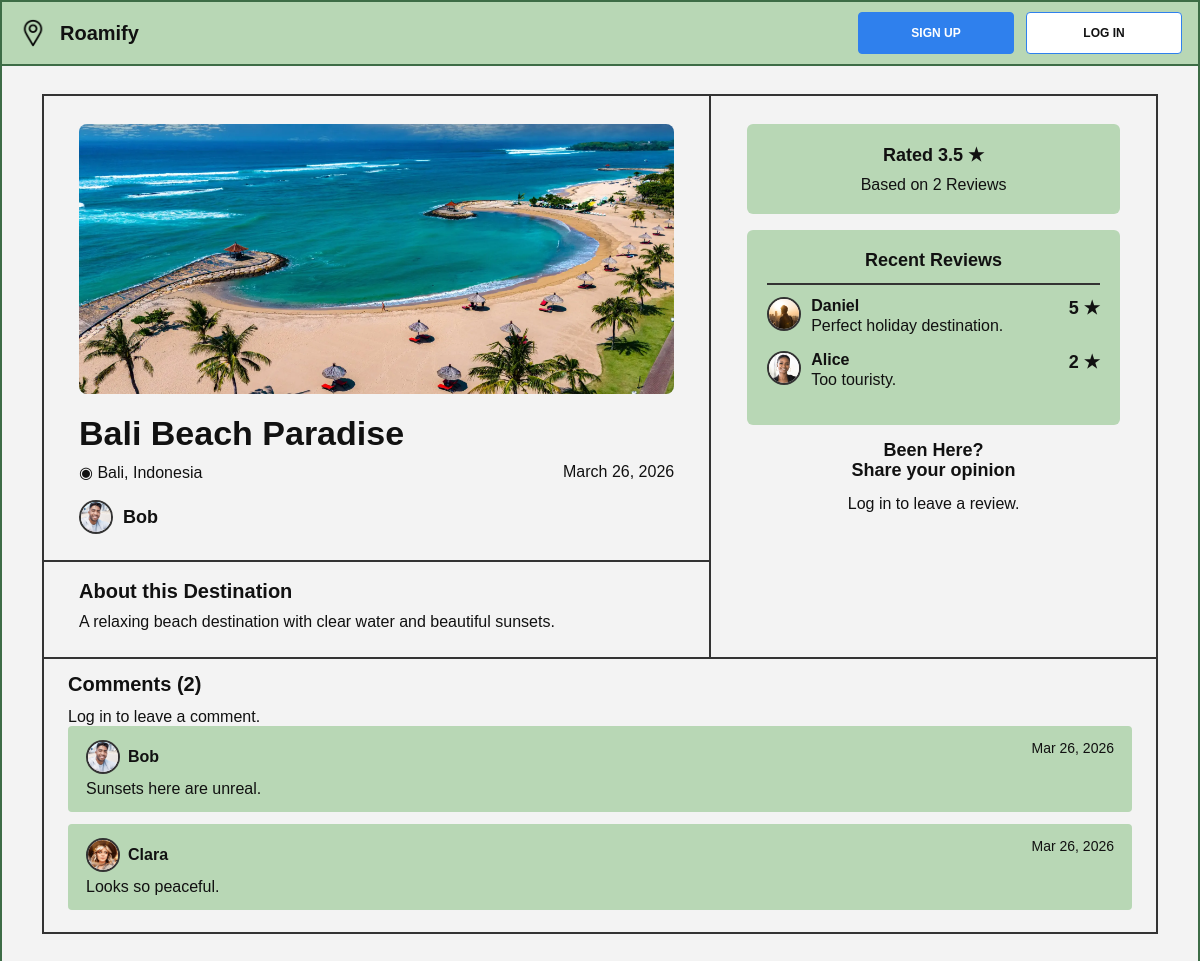
Screenshot of /destination/26/ with the database file from the repository.
### roamify/models.py (models this page shows, shortened)
class Place(models.Model):
    CATEGORY_CHOICES = [
        ('landmarks', 'Landmarks'),
        ('urban', 'Urban'),
        ('beach', 'Beach'),
        ('nature', 'Nature'),
    ]
    name = models.CharField(max_length=255)
    description = models.TextField()
    location = models.CharField(max_length=255)
    image = models.ImageField(upload_to='places/', blank=True, null=True)
    created_by = models.ForeignKey(User, on_delete=models.CASCADE)
    created_at = models.DateTimeField(auto_now_add=True)
    category = models.CharField(max_length=20, choices=CATEGORY_CHOICES, default='landmarks')
    view_count = models.PositiveIntegerField(default=0)
    def average_rating(self):
        reviews = self.reviews.all()
        if reviews.exists():
            return sum(r.rating for r in reviews) / reviews.count()
        return 0

class Profile(models.Model):
    user = models.OneToOneField(User, on_delete=models.CASCADE)
    display_name = models.CharField(max_length=100, blank=True)
    bio = models.TextField(blank=True)
    profile_pic = models.ImageField(upload_to='profiles/', blank=True, null=True)

class Review(models.Model):
    place = models.ForeignKey(Place, on_delete=models.CASCADE, related_name="reviews")
    user = models.ForeignKey(User, on_delete=models.CASCADE)
    rating = models.IntegerField()
    comment = models.TextField()
    created_at = models.DateTimeField(auto_now_add=True)
    class Meta:
        unique_together = ('place', 'user')

class Comment(models.Model):
    place = models.ForeignKey(Place, on_delete=models.CASCADE, related_name="comments")
    user = models.ForeignKey(User, on_delete=models.CASCADE)
    text = models.TextField()
    created_at = models.DateTimeField(auto_now_add=True)

### roamify/views.py (the view, shortened to what this page needs)
# urls.py: path('destination/<int:place_id>/', views.destination, name='destination'),
def destination(request, place_id):
    place = get_object_or_404(Place, id=place_id)
    place.view_count += 1
    place.save(update_fields=['view_count'])
    reviews = place.reviews.all().order_by('-created_at')
    comments = place.comments.all().order_by('-created_at')
    user_review = None
    if request.user.is_authenticated:
        user_review = Review.objects.filter(place=place, user=request.user).first()
    return render(request, 'roamify/destination.html', {
        'place': place,
        'reviews': reviews,
        'comments': comments,
        'user_review': user_review,
    })

### templates/roamify/destination.html (shortened to what this page needs)
{% extends 'roamify/base.html' %}
{% load static %}
{% block content %}
<div class="detail-shell">
    <section class="detail-layout">
        <div class="detail-main">
            <div class="detail-left">
                {% if place.image %}
                    <img src="{{ place.image.url }}" alt="{{ place.name }}" class="detail-image">
                {% else %}
                    <div class="detail-image detail-image-placeholder">No image</div>
                {% endif %}
                <div class="detail-main-content">
                    <h1 class="detail-title">{{ place.name }}</h1>
                    <div class="detail-location-date">
                        <span class="detail-location">◉ {{ place.location }}</span>
                        <span class="detail-date">{{ place.created_at|date:"F d, Y" }}</span>
                    </div>
                    <div class="detail-author">
                    {% if place.created_by.profile.profile_pic %}
                        <img src="{{ place.created_by.profile.profile_pic.url }}" alt="{{ place.created_by.username }}" class="user-mini-pic">
                    {% else %}
                        <span class="detail-author-icon">◯</span>
                    {% endif %}
                    <span>{{ place.created_by.profile.display_name|default:place.created_by.username }}</span>
                </div>
                </div>
                <div class="detail-about">
                    <h2 class="detail-section-heading">About this Destination</h2>
                    <p>{{ place.description }}</p>
                </div>
            </div>
            <aside class="detail-right">
                <div class="rating-summary-box" id="rating-summary-box">
                    <h3>Rated {{ place.average_rating|floatformat:1 }} ★</h3>
                    <p>Based on {{ reviews|length }} Review{{ reviews|length|pluralize }}</p>
                </div>
                <div class="recent-reviews-box">
                    <h3>Recent Reviews</h3>
                    <div class="recent-reviews-list" id="recent-reviews-list">
                        {% for review in reviews|slice:":2" %}
                            <div class="recent-review-item">
                                <div class="recent-review-user">
                                    {% if review.user.profile.profile_pic %}
                                            <img src="{{ review.user.profile.profile_pic.url }}" alt="{{ review.user.username }}" class="user-mini-pic">
                                        {% else %}
                                            <span class="recent-review-icon">◯</span>
                                        {% endif %}
                                        <div>
                                            <strong>{{ review.user.profile.display_name|default:review.user.username }}</strong>
                                        <p>{{ review.comment }}</p>
                                    </div>
                                </div>
                                <span class="recent-review-score">{{ review.rating }} ★</span>
                            </div>
                        {% empty %}
                            <p id="no-reviews-text">No reviews yet.</p>
                        {% endfor %}
                    </div>
                </div>
                <div class="review-form-box">
                    <h3>Been Here?<br>Share your opinion</h3>
                    {% if user.is_authenticated %}
                        {% if user_review %}
                            <p class="already-reviewed-text">You have already reviewed this destination.</p>
                        {% else %}
                            <form method="post" class="detail-review-form" id="review-form">
                                {% csrf_token %}
                                <input type="hidden" name="form_type" value="review">
                                <input
                                    type="number"
                                    name="rating"
                                    min="1"
                                    max="5"
                                    placeholder="Enter Rating..."
                                    class="detail-review-rating"
                                    id="review-rating"
                                >
                                <textarea
                                    name="comment"
                                    placeholder="Share your experience..."
                                    class="detail-review-textarea"
                                    id="review-comment"
                                ></textarea>
                                <button type="submit" class="detail-submit-btn">Submit</button>
                            </form>
                        {% endif %}
                    {% else %}
                        <p>
                            <a href="{% url 'roamify:login' %}">Log in</a> to leave a review.
                        </p>
                    {% endif %}
                </div>
            </aside>
        </div>
        <div class="comments-panel">
            <h3 id="comments-heading">Comments ({{ comments|length }})</h3>
            {% if user.is_authenticated %}
                <form method="post" class="comment-form" id="comment-form">
                    {% csrf_token %}
                    <input type="hidden" name="form_type" value="comment">
                    <textarea
                        name="text"
                        class="comment-input-box"
                        id="comment-text"
                        placeholder="Share your experience..."
                    ></textarea>
                    <button type="submit" class="detail-submit-btn comment-submit-btn">Post Comment</button>
                </form>
            {% else %}
                <p>
                    <a href="{% url 'roamify:login' %}">Log in</a> to leave a comment.
                </p>
            {% endif %}
            <div class="comments-box" id="comments-box">
                {% for comment in comments %}
                    <div class="comment-card">
                        <div class="comment-top">
                            <span class="comment-user">
                                {% if comment.user.profile.profile_pic %}
                                    <img src="{{ comment.user.profile.profile_pic.url }}" alt="{{ comment.user.username }}" class="user-mini-pic">
                                {% else %}
                                    <span class="comment-user-icon">◯</span>
                                {% endif %}
                                <strong>{{ comment.user.profile.display_name|default:comment.user.username }}</strong>
                            </span>
                            <span class="comment-date">{{ comment.created_at|date:"M d, Y" }}</span>
                        </div>
                        <p>{{ comment.text }}</p>
                    </div>
                {% empty %}
                    <p id="no-comments-text">No comments yet.</p>
                {% endfor %}
            </div>
        </div>
    </section>
</div>
{% endblock %}

### static/css/style.css (style rules this page uses)
* { box-sizing: border-box; margin: 0; padding: 0; }
html, body { min-height: 100%; font-family: Arial, Helvetica, sans-serif; background-color: #f3f3f3; color: #111; }
a { color: inherit; text-decoration: none; }
body { border: 2px solid #3d6c46; }
.detail-shell { max-width: 1180px; margin: 0 auto; }
.detail-layout { border: 2px solid #333; background-color: #f3f3f3; }
.detail-main { display: grid; grid-template-columns: 3fr 2fr; }
.detail-left { border-right: 2px solid #333; }
.detail-image { width: calc(100% - 70px); height: 270px; margin: 28px 35px 20px; object-fit: cover; object-position: center; display: block; border-radius: 8px; }
.detail-main-content { padding: 0 35px 26px; }
.detail-title { font-size: 34px; font-weight: 700; margin-bottom: 10px; }
.detail-location-date { display: flex; justify-content: space-between; gap: 20px; font-size: 16px; margin-bottom: 18px; }
.detail-author { display: flex; align-items: center; gap: 10px; font-size: 18px; font-weight: 700; }
.detail-about { border-top: 2px solid #333; padding: 18px 35px 24px; }
.detail-section-heading { font-size: 20px; font-weight: 700; margin-bottom: 8px; }
.detail-about p { font-size: 16px; line-height: 1.35; }
.detail-right { padding: 28px 36px 20px; }
.rating-summary-box, .recent-reviews-box { background-color: #b8d7b5; border-radius: 6px; padding: 20px; text-align: center; margin-bottom: 16px; }
.rating-summary-box h3, .recent-reviews-box h3 { font-size: 18px; margin-bottom: 10px; }
.recent-reviews-list { margin-top: 12px; border-top: 2px solid #333; padding-top: 12px; }
.recent-review-item { display: flex; justify-content: space-between; gap: 12px; text-align: left; margin-bottom: 16px; }
.recent-review-user { display: flex; gap: 10px; align-items: flex-start; }
.recent-review-user p { margin-top: 2px; }
.recent-review-score { font-size: 18px; font-weight: 700; white-space: nowrap; }
.review-form-box { text-align: center; margin-top: 10px; }
.review-form-box h3 { font-size: 18px; margin-bottom: 14px; line-height: 1.1; }
.comments-panel { border-top: 2px solid #333; padding: 14px 24px 22px; }
.comments-panel h3 { font-size: 20px; margin-bottom: 12px; }
.comments-box { display: flex; flex-direction: column; gap: 12px; }
.comment-card { background-color: #b8d7b5; border-radius: 4px; padding: 14px 18px; }
.comment-top { display: flex; justify-content: space-between; gap: 12px; margin-bottom: 6px; }
.comment-user { display: inline-flex; align-items: center; gap: 8px; }
.comment-date { font-size: 14px; }
.user-mini-pic { width: 34px; height: 34px; border-radius: 50%; object-fit: cover; object-position: center; display: block; border: 2px solid #333; background-color: #fff; flex-shrink: 0; }

### rows the page displays
Place: image (picture), name "Bali Beach Paradise", location "Bali, Indonesia", created_at "March 26, 2026", created_by.profile.profile_pic (picture), created_by.profile.display_name "Bob", description "A relaxing beach destination with clear water and beautiful sunsets.", average_rating "3.5"
Review: user.profile.profile_pic (picture), user.profile.display_name "Daniel", comment "Perfect holiday destination.", rating "5"
Review: user.profile.profile_pic (picture), user.profile.display_name "Alice", comment "Too touristy.", rating "2"
Comment: user.profile.profile_pic (picture), user.profile.display_name "Bob", created_at "Mar 26, 2026", text "Sunsets here are unreal."
Comment: user.profile.profile_pic (picture), user.profile.display_name "Clara", created_at "Mar 26, 2026", text "Looks so peaceful."

### other values shown
{{ reviews|length }} "2"
{{ comments|length }} "2"
